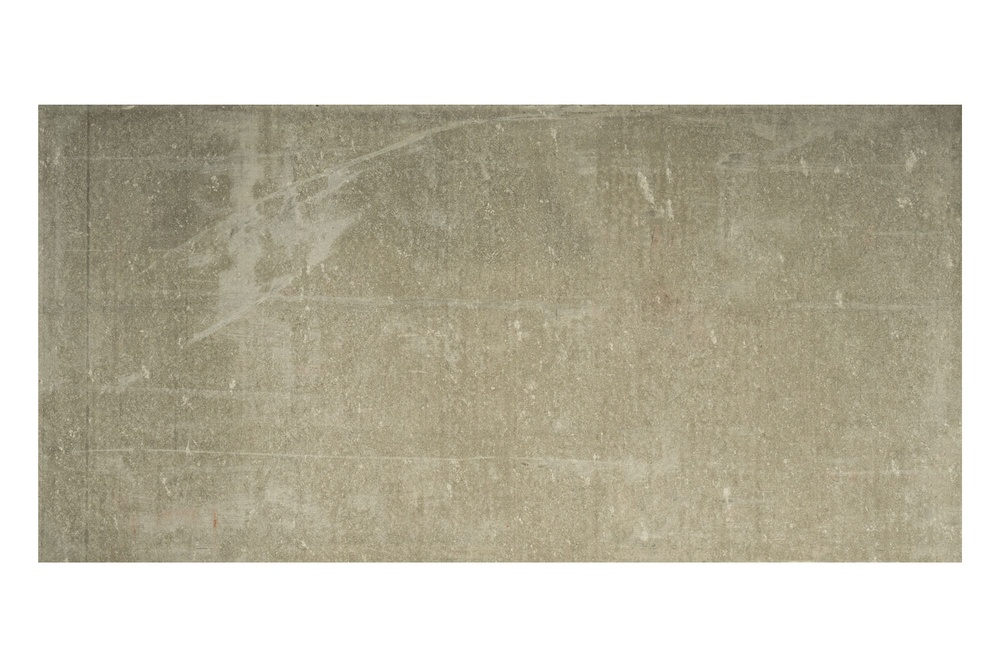
#> input picture src/3.jpg, 1000 x 667 px, shrunk from 1500 x 1000 before the run
$ python main.py
#> lines starting #> are read from the running program, lines starting #| are printed output that depends on the picture; after the words box and inside, x2 and y2 are one past the last pixel; in counts of white or black regions, pixels touching at a corner belong together
### modules/image.py
import cv2
import numpy
import math


class Image:
    DELTA = .05

    def __init__(self, filePath):
#> called with filePath = 'src/3.jpg'
        self.filePath = filePath
        self.src = cv2.imread(filePath)
#> self.src is the input picture: shape (667, 1000, 3); mean B, G, R 175, 191, 195.4
        self.normalizedImg = self.normalize()
        self.countours = self.getContours()
        self.geometries = self.getGeometries()
        self.checkGeometries = self.checkGeometries()
        self.drawContouredImg = self.drawContours()

    def normalize(self):
        '''Нормализация изображения'''

        grayImg = cv2.cvtColor(self.src, cv2.COLOR_BGR2GRAY)
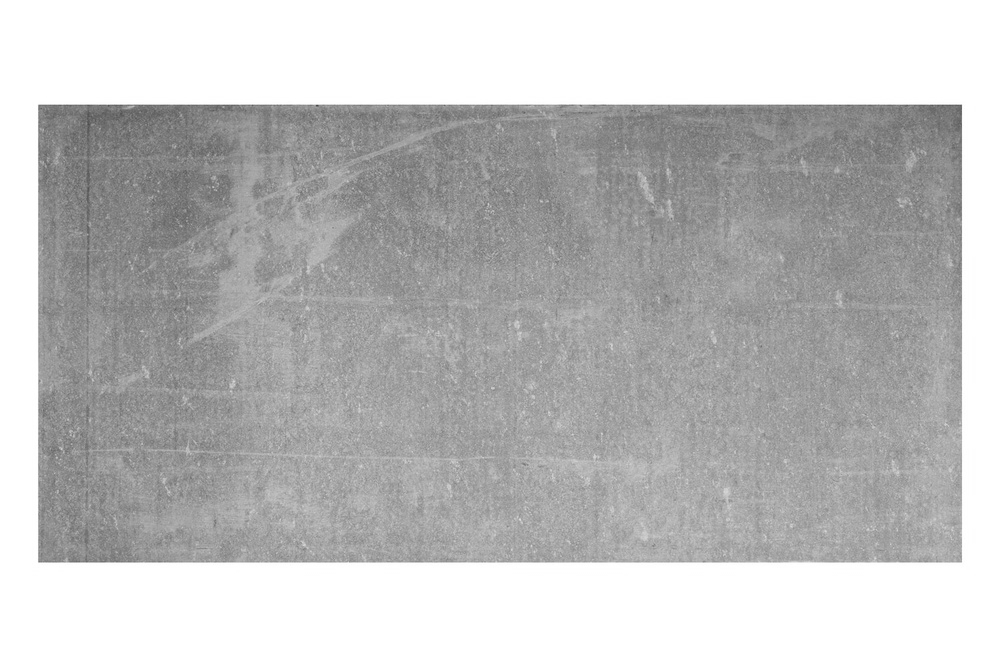
#> grayImg: shape (667, 1000); min 68, max 255, mean 190.5
        blurImg = cv2.medianBlur(grayImg, 5)
        canny = cv2.Canny(blurImg, 10, 250)
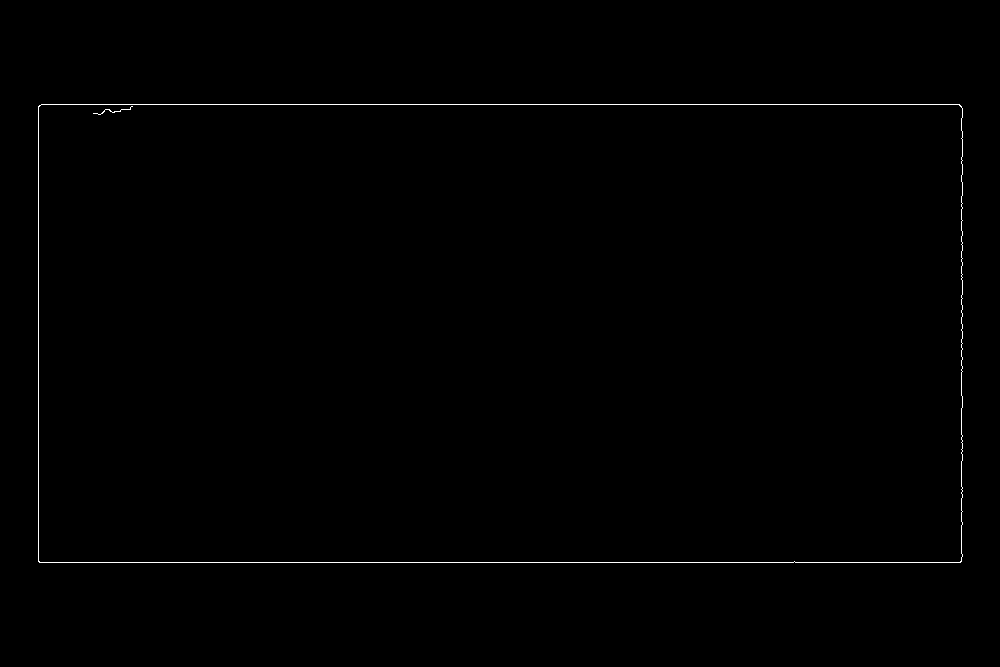
#> canny: shape (667, 1000); 0.42% white in thin lines or dots, all inside (x1, y1, x2, y2) = (38, 104, 963, 563)

        return canny

    def getContours(self):
        '''Возвращает контуры'''

        structuringElement = cv2.getStructuringElement(cv2.MORPH_RECT, (7, 7))
        closed = cv2.morphologyEx(
            self.normalizedImg, cv2.MORPH_CLOSE, structuringElement)

        countoursReturn = []
        contours = cv2.findContours(
            closed.copy(), cv2.RETR_EXTERNAL, cv2.CHAIN_APPROX_SIMPLE)[0]
#> contours = 1 contour; box (x1, y1, x2, y2) and area: (38, 104, 963, 563) 422971

        for cont in contours:
            sm = cv2.arcLength(cont, True)
            apd = cv2.approxPolyDP(cont, 0.01*sm, True)

            countoursReturn.append(apd)
#> this loop made 1 pass
#> (sm, apd) on pass 1: (2771.7, [[38, 106], [39, 562], [961, 561], [959, 104]])
#> after the loop, countoursReturn = [[[38, 106], [39, 562], [961, 561], [959, 104]]]

        return countoursReturn

    def getGeometries(self):
        '''Возвращает длинны и диагонали'''

        contours = self.countours
#> contours = [[[38, 106], [39, 562], [961, 561], [959, 104]]]
        geometries = []

        for cont in contours:
            angles, coord, x = cont.shape

            # Если 4 угла
            if angles == 4:
                '''
                0 3
                1 2
                '''
                # Стороны
                s1 = self.getLenghtSegment([cont[0], cont[1]])
                s2 = self.getLenghtSegment([cont[1], cont[2]])
                s3 = self.getLenghtSegment([cont[2], cont[3]])
                s4 = self.getLenghtSegment([cont[3], cont[0]])
                # Диагонали
                d1 = self.getLenghtSegment([cont[0], cont[2]])
                d2 = self.getLenghtSegment([cont[1], cont[3]])

                geometries.append({
                    's1': s1, 's2': s2,
                    's3': s3, 's4': s4,
                    'd1': d1, 'd2': d2
                })
            else:
                geometries.append(False)
#> this loop made 1 pass
#> (cont, angles, coord, x, s1, s2, s3) on pass 1: ([[38, 106], [39, 562], [961, 561], [959, 104]], 4, 1, 2, 456, 922, 457)
#> after the loop, geometries = 1 item

        return geometries

    def checkGeometries(self):
        '''Проверить геометрию'''

        checked = []
        geometries = self.geometries
#> geometries = 1 item

        for geom in geometries:
            if geom == False:
                checked.append(False)
                continue

            checkSides1 = self.checkSide(geom.get('s1'), geom.get('s3'))
            checkSides2 = self.checkSide(geom.get('s2'), geom.get('s4'))
            checkDiag = self.checkSide(geom.get('d1'), geom.get('d2'))

            if (checkSides1 and checkSides2 and checkDiag):
                checked.append(True)
            else:
                checked.append(False)
#> this loop made 1 pass
#> after the loop, checked = [True]

        return checked

    def checkSide(self, side1, side2):
        '''Проверить равенство сторон с учетом допусков'''
        test = side1 <= side2 + side2 * self.DELTA
        test2 = side1 >= side2 - side2 * self.DELTA

        if (side1 <= side2 + side2 * self.DELTA and side1 >= side2 - side2 * self.DELTA):
            return True

        return False

    def getLenghtSegment(self, coord):
        '''Длинна отрезка из координат'''

        d = math.sqrt((coord[1][0][0] - coord[0][0][0]) ** 2 + (coord[1][0][1] - coord[0][0][1]) ** 2)

        return d

    def drawContours(self):
        '''Возвращает изображение с контурами'''

        img = self.src.copy()
        contours = self.countours
#> contours = [[[38, 106], [39, 562], [961, 561], [959, 104]]]

        i = 0
        for cont in contours:
            check = self.checkGeometries[i]
            red = (0, 0, 255)
            green = (0, 255, 0)

            cv2.drawContours(img, [cont], -1, (0, 255, 0), 2)
            cv2.putText(
                img,
                str(check),
                (cont[0][0][0] + 10, cont[0][0][1] + 50),
                cv2.FONT_HERSHEY_SIMPLEX,
                1,
                green if check else red,
                3
            )

            i += 1
#> this loop made 1 pass
#> (cont, check, red, green, i) on pass 1: ([[38, 106], [39, 562], [961, 561], [959, 104]], True, (0, 0, 255), (0, 255, 0), 1)
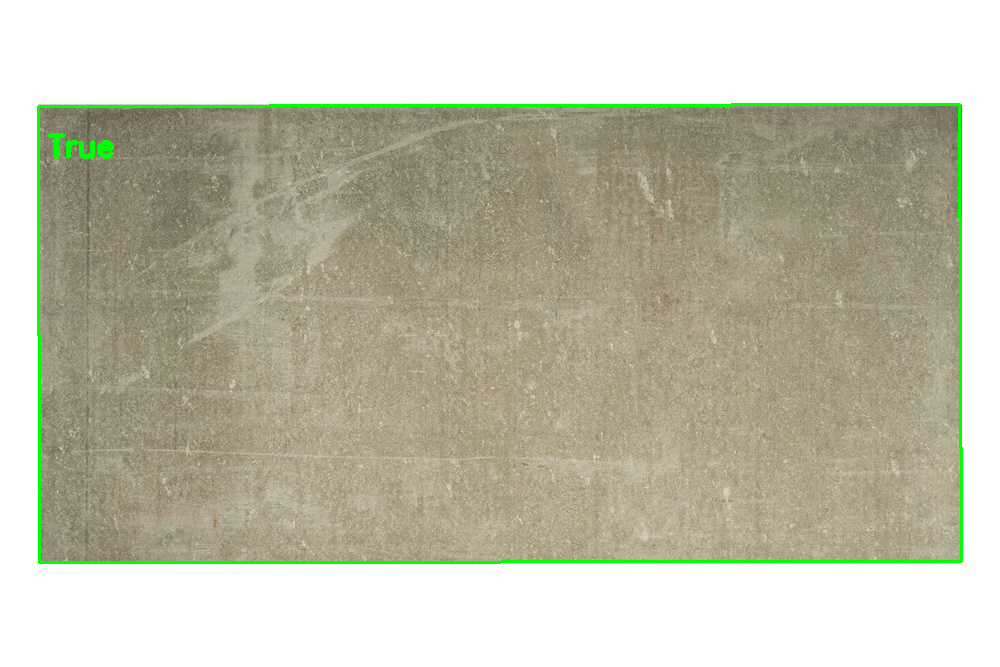
#> img: shape (667, 1000, 3); 1.35% of pixels changed, all inside (x1, y1, x2, y2) = (37, 103, 963, 564)
#> after the loop, i = 1

        return img

    def showContouredImg(self):
        '''Показывает изображение с контурами'''

        cv2.imshow(self.filePath, self.drawContouredImg)
        cv2.waitKey(0)
        cv2.destroyAllWindows()

### main.py
import cv2
from modules.image import Image

img = Image('src/3.jpg')
img.showContouredImg()

$ run again, with src/1.jpg copied over src/3.jpg
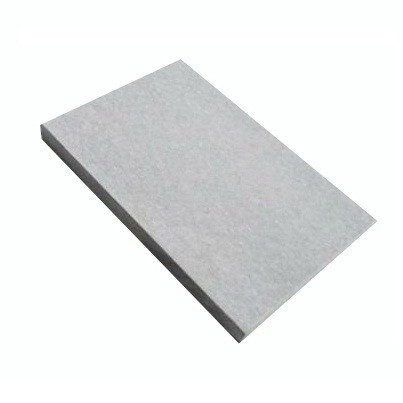
#> input picture src/1.jpg, 403 x 403 px
#> in __init__, self.src is the input picture: shape (403, 403, 3); mean B, G, R 234.9, 235.1, 233.4
#> in normalize, `canny = cv2.Canny(blurImg, 10, 250)`:
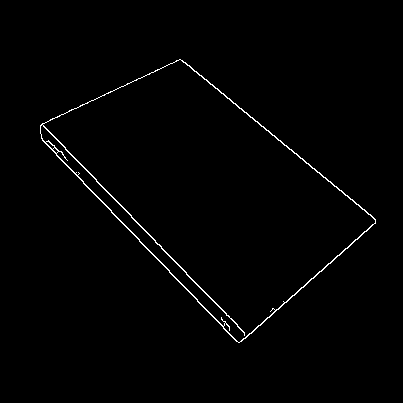
#> canny: shape (403, 403); 1% white in thin lines or dots, all inside (x1, y1, x2, y2) = (40, 59, 376, 343)
#> closed: shape (403, 403); 1.4% white; 1 white region
#> in getContours, `contours = cv2.findContours( closed.copy(), cv2.RETR_EXTERNAL, cv2.CHA..`: contours = 1 contour; box (x1, y1, x2, y2) and area: (40, 59, 376, 343) 46639
#> the loop in getContours, `for cont in contours:` made 1 pass
#> sm on pass 1: 918.5
#> after the loop in getContours, `for cont in contours:`: countoursReturn = 1 item
#> the loop in getGeometries, `for cont in contours:` made 1 pass
#> (angles, coord, x) on pass 1: (5, 1, 2)
#> after the loop in getGeometries, `for cont in contours:`: geometries = [False]
#> the loop in checkGeometries, `for geom in geometries:` made 1 pass
#> in drawContours, `contours = self.countours`: contours = 1 item
#> the loop in drawContours, `for cont in contours:` made 1 pass
#> (check, red, green, i) on pass 1: (False, (0, 0, 255), (0, 255, 0), 1)
#> after the loop in drawContours, `for cont in contours:`:
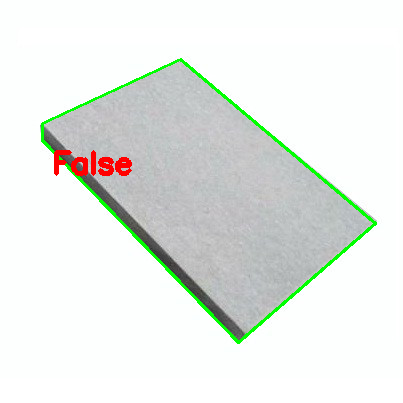
#> img: shape (403, 403, 3); 2.27% of pixels changed, all inside (x1, y1, x2, y2) = (41, 58, 377, 344)
#> after the loop in drawContours, `for cont in contours:`: i = 1

$ run again, with src/5.jpg copied over src/3.jpg
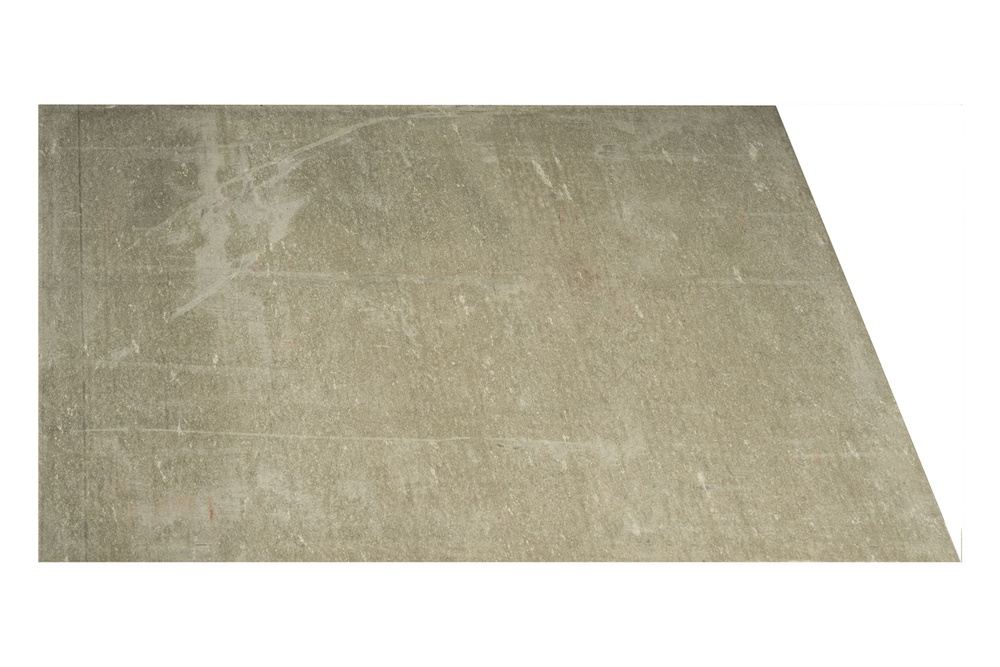
#> input picture src/5.jpg, 1000 x 667 px, shrunk from 1500 x 1000 before the run
#> in __init__, self.src is the input picture: shape (667, 1000, 3); mean B, G, R 184.1, 198.7, 202.7
#> in normalize, `canny = cv2.Canny(blurImg, 10, 250)`:
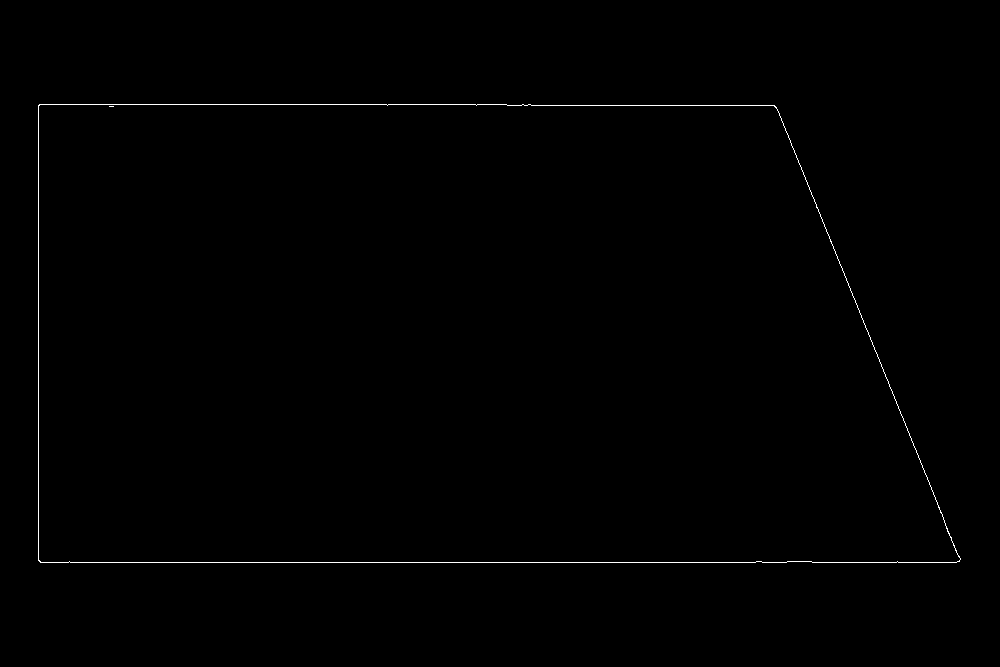
#> canny: shape (667, 1000); 0.39% white in thin lines or dots, all inside (x1, y1, x2, y2) = (38, 104, 961, 563)
#> in getContours, `contours = cv2.findContours( closed.copy(), cv2.RETR_EXTERNAL, cv2.CHA..`: contours = 1 contour; box (x1, y1, x2, y2) and area: (38, 104, 961, 563) 379807
#> the loop in getContours, `for cont in contours:` made 1 pass
#> (sm, apd) on pass 1: (2649.2, [[38, 105], [40, 562], [960, 559], [774, 105]])
#> after the loop in getContours, `for cont in contours:`: countoursReturn = [[[38, 105], [40, 562], [960, 559], [774, 105]]]
#> the loop in getGeometries, `for cont in contours:` made 1 pass
#> (cont, angles, coord, x, s1, s2, s3) on pass 1: ([[38, 105], [40, 562], [960, 559], [774, 105]], 4, 1, 2, 457, 920, 490.6)
#> after the loop in getGeometries, `for cont in contours:`: geometries = 1 item
#> the loop in checkGeometries, `for geom in geometries:` made 1 pass
#> after the loop in checkGeometries, `for geom in geometries:`: checked = [False]
#> in drawContours, `contours = self.countours`: contours = [[[38, 105], [40, 562], [960, 559], [774, 105]]]
#> the loop in drawContours, `for cont in contours:` made 1 pass
#> (cont, check, red, green, i) on pass 1: ([[38, 105], [40, 562], [960, 559], [774, 105]], False, (0, 0, 255), (0, 255, 0), 1)
#> after the loop in drawContours, `for cont in contours:`:
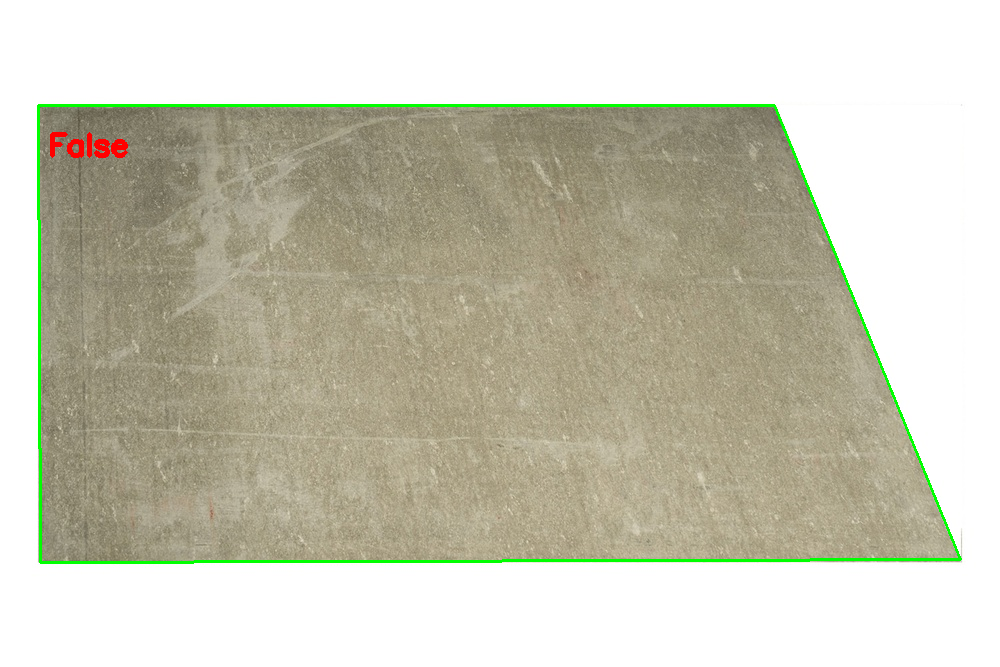
#> img: shape (667, 1000, 3); 1.3% of pixels changed, all inside (x1, y1, x2, y2) = (37, 104, 962, 564)
#> after the loop in drawContours, `for cont in contours:`: i = 1
